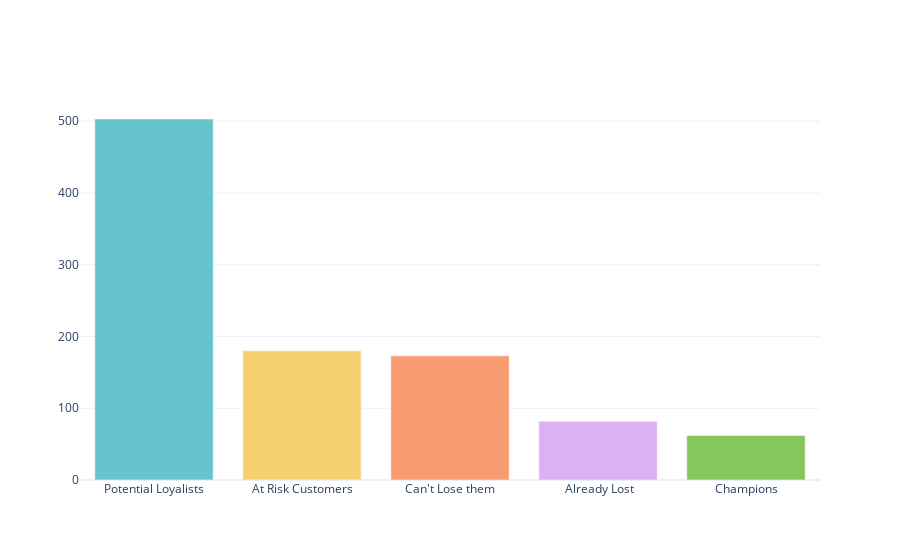

Write notebook code for a chart like this one.
### Code cell
import plotly.colors

pastel_colors = plotly.colors.qualitative.Pastel

segment_counts = df['RFM Customer Segments'].value_counts()

# Create a bar chart to compare segment counts
fig = go.Figure(data=[go.Bar(x=segment_counts.index, y=segment_counts.values,
                            marker=dict(color=pastel_colors))])
fig

### Figure 1 — Plotly figure (JSON) as saved in the notebook; plotly's stock layout.template omitted (floating-point values rounded to 4 significant figures)
{"data": [{"marker": {"color": ["rgb(102, 197, 204)", "rgb(246, 207, 113)", "rgb(248, 156, 116)", "rgb(220, 176, 242)", "rgb(135, 197, 95)", "rgb(158, 185, 243)", "rgb(254, 136, 177)", "rgb(201, 219, 116)", "rgb(139, 224, 164)", "rgb(180, 151, 231)", "rgb(179, 179, 179)"]}, "type": "bar", "x": ["Potential Loyalists", "At Risk Customers", "Can't Lose them", " Already Lost", "Champions"], "y": [503, 180, 173, 82, 62]}], "layout": {}}
